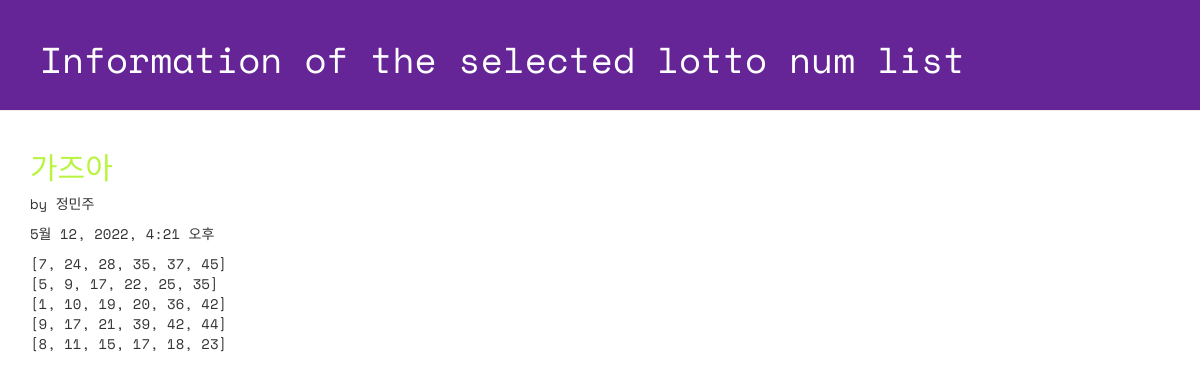
The app's page /lotto/3/detail/ with its own data.
### lotto/models.py (models this page shows, shortened)
class GuessNumbers(models.Model):
    name = models.CharField(max_length=24) # 로또 번호 리스트의 이름
    text = models.CharField(max_length=255) # 로또 번호 리스트에 대한 설명
    lottos = models.CharField(max_length=255, default='[1, 2, 3, 4, 5, 6]') # 로또 번호들이 담길 str
    num_lotto = models.IntegerField(default=5) # 6개 번호 set의 갯수
    update_date = models.DateTimeField()

### lotto/views.py (the view)
# urls.py: path("lotto/<int:lottokey>/detail/",views.detail,name="detail"),
def detail(request, lottokey):
    lotto = GuessNumbers.objects.get(pk=lottokey) #pk=id
    return render(request, 'lotto/detail.html', {'lotto':lotto})

### lotto/templates/lotto/detail.html (shortened to what this page needs)
<!DOCTYPE html>
{% load static %}
<html lang="ko">
<head>
  <link rel="stylesheet" href="//maxcdn.bootstrapcdn.com/bootstrap/3.2.0/css/bootstrap.min.css">
  <link rel="stylesheet" href="//maxcdn.bootstrapcdn.com/bootstrap/3.2.0/css/bootstrap-theme.min.css">
  <link rel="stylesheet" href="{% static 'css/lotto.css'%}">
</head>
<body>
  <div class="page-header">
  <h1>Information of the selected lotto num list</h1>
  </div>
  <div class="container lotto">
    <h2>{{ lotto.text }}</h2>
    <p> by {{ lotto.name }}</p>
    <p> {{ lotto.update_date }}</p>
    <p> {{ lotto.lottos | linebreaksbr }}</p>
  </div>
</body>
</html>

### lotto/static/css/lotto.css (style rules this page uses)
.page-header { background-color: #652596; margin-top: 0; padding: 20px 20px 20px 40px; font-family: 'Space Mono', monospace; }
.page-header h1 { color: #FFFFFF; }
.container { font-family: 'Space Mono', monospace; }
.container h2 { color: #b9f442; }

### records on screen
GuessNumbers: text "가즈아", name "정민주", update_date "5월 12, 2022, 4:21 오후", lottos "[7, 24, 28, 35, 37, 45] [5, 9, 17, 22, 25, 35] [1, 10, 19, 20, 36, 42] [9, 17, 21, 39, 42, 44] [8, 11, 15, 17, 18, 23]"
